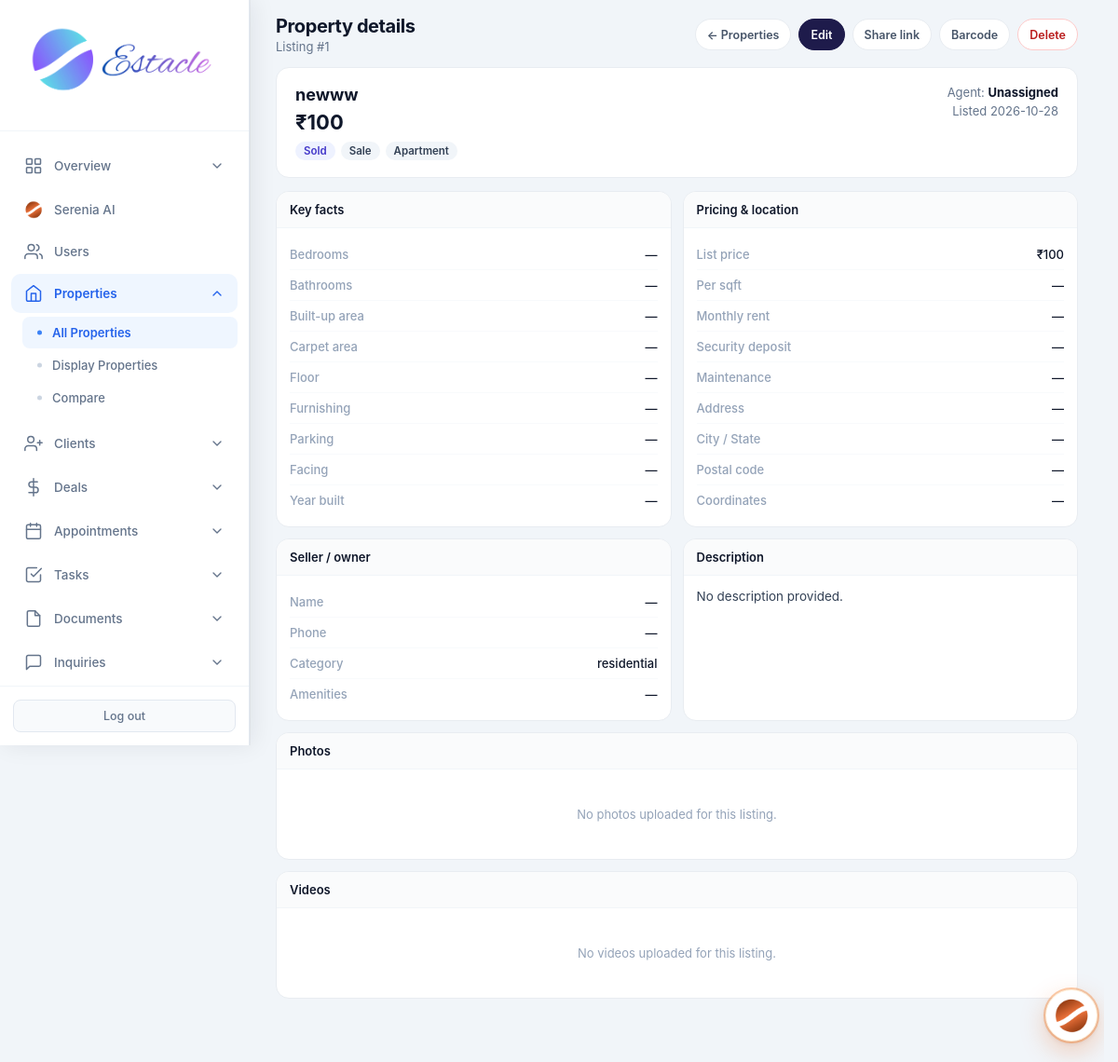
Page /admin/properties/1 (signed in) on the earlier database version.
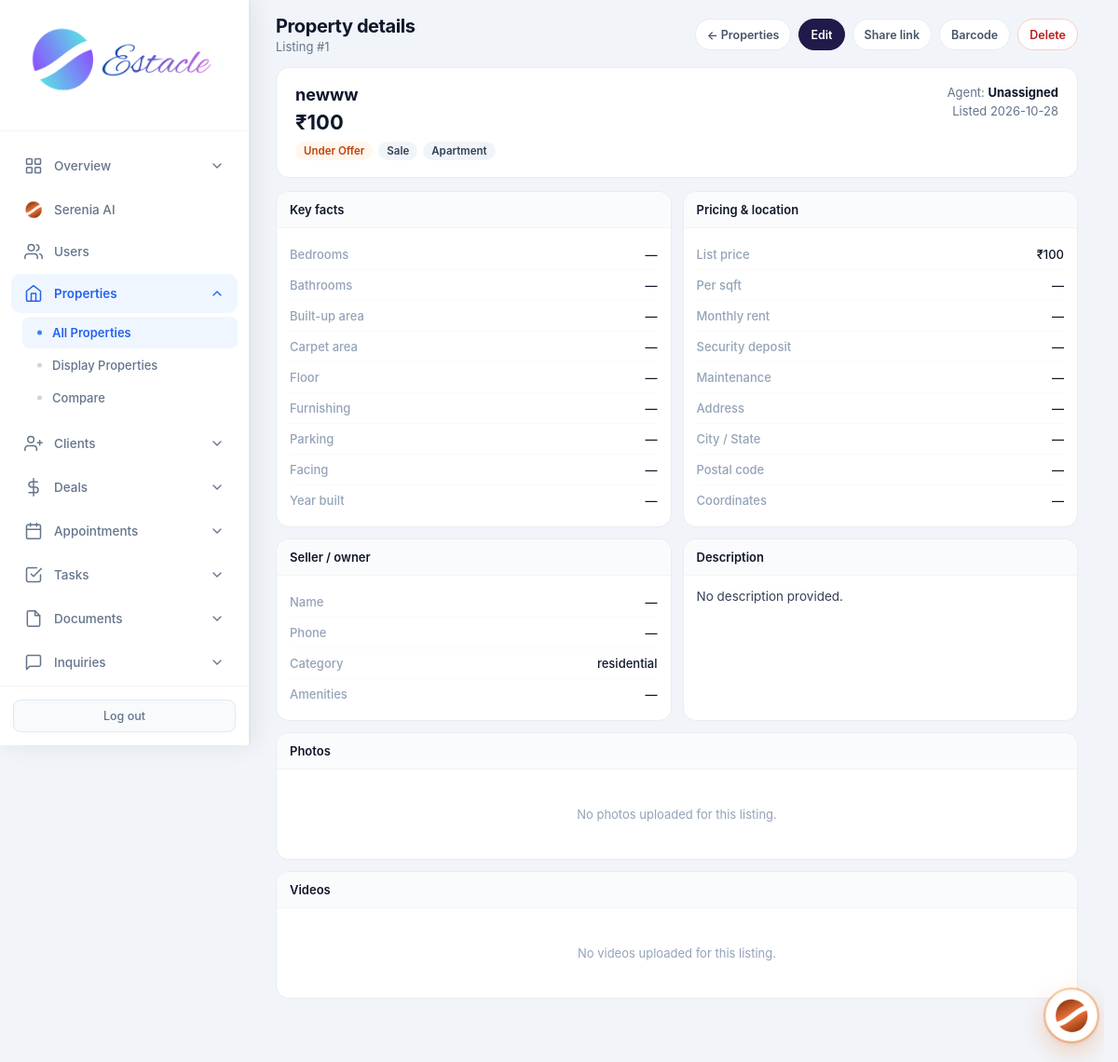
Same page on the later database version.
### tables this page shows
CREATE TABLE properties (
            id INTEGER PRIMARY KEY AUTOINCREMENT,
            title TEXT NOT NULL,
            description TEXT,
            price REAL NOT NULL,
            property_type TEXT NOT NULL,
            status TEXT DEFAULT 'available',
            address TEXT,
            city TEXT,
            state TEXT,
            zip_code TEXT,
            bedrooms INTEGER,
            bathrooms REAL,
            area_sqft REAL,
            agent_id INTEGER,
            created_at TIMESTAMP DEFAULT CURRENT_TIMESTAMP, category TEXT DEFAULT "sale", listing_type TEXT DEFAULT "sale", floor TEXT, carpet_area REAL, furnishing TEXT, parking TEXT, amenities TEXT, seller_name TEXT, seller_phone TEXT, monthly_rent REAL, security_deposit REAL, maintenance REAL, per_sqft REAL, latitude TEXT, longitude TEXT, photos TEXT, year_built TEXT, facing TEXT, videos TEXT,
            FOREIGN KEY (agent_id) REFERENCES users (id)
        );

CREATE TABLE settings (
            key TEXT PRIMARY KEY,
            value TEXT
        );

### routes/admin/properties.py (the view)
@admin.route('/admin/properties/<int:prop_id>')
@login_required
@role_required('admin')
def admin_property_detail(prop_id):
    db = get_db()
    migrate_db()
    reconcile_property_statuses(db)
    prop = db.execute(
        "SELECT p.*, u.full_name as agent_name, u.email as agent_email, u.phone as agent_phone "
        "FROM properties p LEFT JOIN users u ON p.agent_id = u.id WHERE p.id = ?",
        (prop_id,)
    ).fetchone()
    if not prop:
        flash('Property not found.', 'danger')
        return redirect(url_for('admin.admin_properties'))
    photos = []
    if prop['photos']:
        photos = [p.strip() for p in prop['photos'].split(',') if p.strip()]
    videos = []
    try:
        if prop['videos']:
            videos = [v.strip() for v in prop['videos'].split(',') if v.strip()]
    except (KeyError, IndexError, TypeError):
        videos = []
    deals = db.execute(
        """SELECT d.*, c.full_name as client_name, ag.full_name as agent_name
           FROM deals d
           LEFT JOIN clients c ON d.client_id = c.id
           LEFT JOIN users ag ON d.agent_id = ag.id
           WHERE d.property_id = ?
           ORDER BY d.updated_at DESC, d.created_at DESC LIMIT 50""",
        (prop_id,),
    ).fetchall()
    appointments = db.execute(
        """SELECT a.*, c.full_name as client_name, ag.full_name as agent_name
           FROM appointments a
           LEFT JOIN clients c ON a.client_id = c.id
           LEFT JOIN users ag ON a.agent_id = ag.id
           WHERE a.property_id = ?
           ORDER BY a.appointment_date DESC LIMIT 50""",
        (prop_id,),
    ).fetchall()
    tasks = db.execute(
        """SELECT t.*, u.full_name as assignee_name
           FROM tasks t
           LEFT JOIN users u ON t.assigned_to = u.id
           WHERE t.related_property_id = ?
           ORDER BY
             CASE WHEN t.status = 'pending' THEN 0 WHEN t.status = 'in_progress' THEN 1 ELSE 2 END,
             t.due_date IS NULL, t.due_date ASC
           LIMIT 50""",
        (prop_id,),
    ).fetchall()
    inquiries = []
    try:
        inquiries = db.execute(
            """SELECT i.*, u.full_name as user_name
               FROM inquiries i
               LEFT JOIN users u ON i.user_id = u.id
               WHERE i.property_id = ?
               ORDER BY i.created_at DESC LIMIT 50""",
            (prop_id,),
        ).fetchall()
    except Exception:
        pass
    clients = db.execute(
        """SELECT DISTINCT c.id, c.full_name, c.email, c.phone, c.status, c.budget
           FROM clients c
           WHERE c.id IN (
             SELECT client_id FROM deals WHERE property_id = ? AND client_id IS NOT NULL
             UNION
             SELECT client_id FROM appointments WHERE property_id = ? AND client_id IS NOT NULL
             UNION
             SELECT client_id FROM client_properties WHERE property_id = ?
           )
           ORDER BY c.full_name""",
        (prop_id, prop_id, prop_id),
    ).fetchall()
    activity = db.execute(
        """SELECT a.*, u.full_name as actor_name
           FROM activity_log a
           LEFT JOIN users u ON a.user_id = u.id
           WHERE (a.entity_type = 'property' AND a.entity_id = ?)
              OR (a.details LIKE ?)
           ORDER BY a.created_at DESC LIMIT 40""",
        (prop_id, '%' + str(prop_id) + '%'),
    ).fetchall()
    open_deals = sum(1 for d in deals if (d['stage'] or '') not in ('closed', 'lost'))
    closed_deals = sum(1 for d in deals if (d['stage'] or '') == 'closed')
    pipeline_value = sum(float(d['value'] or 0) for d in deals if (d['stage'] or '') not in ('closed', 'lost'))
    closed_value = sum(float(d['value'] or 0) for d in deals if (d['stage'] or '') == 'closed')
    upcoming_appts = sum(
        1 for a in appointments
        if a['appointment_date'] and str(a['appointment_date'])[:10] >= datetime.now().strftime('%Y-%m-%d')
        and (a['status'] or '') not in ('cancelled', 'completed', 'done', 'no_show')
    )
    active_deal = next((d for d in deals if (d['stage'] or '') not in ('closed', 'lost')), None)
    closed_deal = next((d for d in deals if (d['stage'] or '') == 'closed'), None)
    currency = get_setting('currency', 'INR')
    return render_template(
        'admin_property_detail.html',
        prop=prop,
        photos=photos,
        videos=videos,
        deals=deals,
        appointments=appointments,
        tasks=tasks,
        inquiries=inquiries,
        clients=clients,
        activity=activity,
        active_deal=active_deal,
        closed_deal=closed_deal,
        stats={
            'open_deals': open_deals,
            'closed_deals': closed_deals,
            'pipeline_value': pipeline_value,
            'closed_value': closed_value,
            'upcoming_appts': upcoming_appts,
            'clients': len(clients),
            'inquiries': len(inquiries),
            'tasks': len(tasks),
        },
        currency=currency,
        format_money=format_money,
    )

### core/db.py (called while the page is built)
def get_db():
    if 'db' not in g:
        g.db = sqlite3.connect(current_app.config['DATABASE'])
        g.db.row_factory = sqlite3.Row
    return g.db

### core/helpers.py (called while the page is built)
def login_required(f):
    @wraps(f)
    def decorated_function(*args, **kwargs):
        if 'user_id' not in session:
            flash('Please log in to access this page.', 'warning')
            return redirect(url_for('auth.login'))
        return f(*args, **kwargs)
    return decorated_function

def role_required(*roles):
    def decorator(f):
        @wraps(f)
        def decorated_function(*args, **kwargs):
            if 'user_id' not in session:
                flash('Please log in to access this page.', 'warning')
                return redirect(url_for('auth.login'))
            if session.get('role') not in roles:
                flash('You do not have permission to access this page.', 'danger')
                return redirect(url_for('auth.role_redirect'))
            return f(*args, **kwargs)
        return decorated_function
    return decorator

### templates/admin_property_detail.html (shortened to what the changed rows need)
<!DOCTYPE html>
<html lang="en">
<head>
    <link rel="stylesheet" href="{{ url_for('static', filename='css/admin.css') }}">
</head>
<body>
<div class="app-layout">
    {% set active = 'properties' %}
    {% include 'partials/admin_sidebar.html' %}
    <main class="main-content">
        <header class="top-bar dash-top">
            <div>
                <h1 class="page-title">Property details</h1>
                <p class="page-subtitle">Listing #{{ prop.id }}</p>
            </div>
        </header>
        <div class="page-wrap">
            <div class="hero">
                <div>
                    <h2>{{ prop.title }}</h2>
                    <p class="price">{{ format_money(prop.price, currency) }}{% if prop.listing_type == 'rent' %} <span style="font-size:13px;font-weight:500;color:#64748b">/ rent</span>{% endif %}</p>
                    <div class="chips">
                        <span class="chip {{ prop.status }}">{{ (prop.status or 'available')|replace('_',' ') }}</span>
                        <span class="chip">{{ prop.listing_type or 'sale' }}</span>
                        <span class="chip">{{ prop.property_type or '—' }}</span>
                    </div>
                </div>
                <div style="text-align:right;font-size:13px;color:#64748b;">
                    <div>Agent: <strong style="color:#0f172a">{{ prop.agent_name or 'Unassigned' }}</strong></div>
                    {% if prop.created_at %}<div style="margin-top:4px">Listed {{ prop.created_at[:10] }}</div>{% endif %}
                </div>
            </div>
            <div class="grid-2">
                <div class="card">
                    <div class="card-bd">
                        <div class="info-row"><span class="lbl">Floor</span><span class="val">{{ prop.floor or '—' }}</span></div>
                        <div class="info-row"><span class="lbl">Furnishing</span><span class="val">{{ prop.furnishing or '—' }}</span></div>
                        <div class="info-row"><span class="lbl">Parking</span><span class="val">{{ prop.parking or '—' }}</span></div>
                        <div class="info-row"><span class="lbl">Facing</span><span class="val">{{ prop.facing or '—' }}</span></div>
                        <div class="info-row"><span class="lbl">Year built</span><span class="val">{{ prop.year_built or '—' }}</span></div>
                    </div>
                </div>
                <div class="card">
                    <div class="card-bd">
                        <div class="info-row"><span class="lbl">List price</span><span class="val">{{ format_money(prop.price, currency) }}</span></div>
                        <div class="info-row"><span class="lbl">Address</span><span class="val">{{ prop.address or '—' }}</span></div>
                        <div class="info-row"><span class="lbl">City / State</span><span class="val">{{ prop.city or '—' }}{% if prop.state %}, {{ prop.state }}{% endif %}</span></div>
                        <div class="info-row"><span class="lbl">Postal code</span><span class="val">{{ prop.zip_code or '—' }}</span></div>
                    </div>
                </div>
            </div>
            <div class="grid-2">
                <div class="card">
                    <div class="card-bd">
                        <div class="info-row"><span class="lbl">Name</span><span class="val">{{ prop.seller_name or '—' }}</span></div>
                        <div class="info-row"><span class="lbl">Phone</span><span class="val">{{ prop.seller_phone or '—' }}</span></div>
                        <div class="info-row"><span class="lbl">Category</span><span class="val">{{ prop.category or '—' }}</span></div>
                        <div class="info-row"><span class="lbl">Amenities</span><span class="val">{{ prop.amenities or '—' }}</span></div>
                    </div>
                </div>
                <div class="card">
                    <div class="card-bd">
                        <p class="desc">{{ prop.description or 'No description provided.' }}</p>
                    </div>
                </div>
            </div>
        </div>
    </main>
</div>
</body>
</html>

Differences in the rows shown:
changed properties "newww": status "Sold" → "Under Offer"
